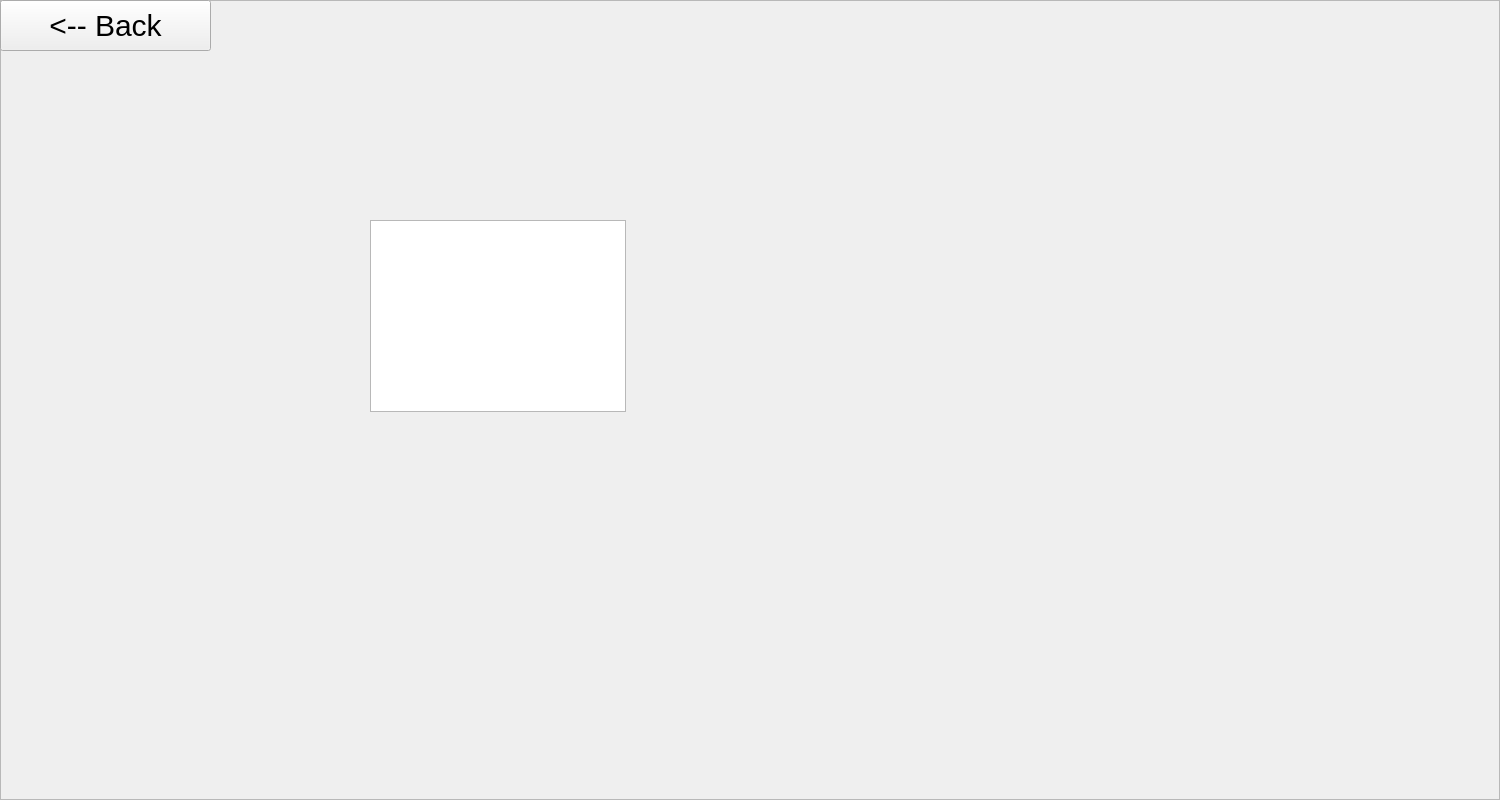
<?xml version="1.0" encoding="UTF-8"?>
<ui version="4.0">
 <class>BookStatics</class>
 <widget class="QWidget" name="BookStatics">
  <property name="geometry">
   <rect>
    <x>0</x>
    <y>0</y>
    <width>1500</width>
    <height>800</height>
   </rect>
  </property>
  <property name="windowTitle">
   <string>Book Club - Book Statics</string>
  </property>
  <property name="windowIcon">
   <iconset resource="../resources.qrc">
    <normaloff>:/resources/icon.jpg</normaloff>:/resources/icon.jpg</iconset>
  </property>
  <property name="styleSheet">
   <string notr="true">QWidget {
	background-image: url(:/resources/skyblueBack.jpg);
}</string>
  </property>
  <widget class="QFrame" name="frame">
   <property name="geometry">
    <rect>
     <x>0</x>
     <y>0</y>
     <width>1500</width>
     <height>800</height>
    </rect>
   </property>
   <property name="frameShape">
    <enum>QFrame::Shape::StyledPanel</enum>
   </property>
   <property name="frameShadow">
    <enum>QFrame::Shadow::Raised</enum>
   </property>
   <widget class="QGraphicsView" name="salesGraphicsView">
    <property name="geometry">
     <rect>
      <x>370</x>
      <y>220</y>
      <width>256</width>
      <height>192</height>
     </rect>
    </property>
   </widget>
   <widget class="QPushButton" name="backPushButton">
    <property name="geometry">
     <rect>
      <x>0</x>
      <y>0</y>
      <width>211</width>
      <height>51</height>
     </rect>
    </property>
    <property name="styleSheet">
     <string notr="true">QPushButton {
	font: 700 9pt &quot;Script MT Bold&quot;;
	font-size:30px;
	color: rgb(0, 0, 0);
}</string>
    </property>
    <property name="text">
     <string>&lt;-- Back</string>
    </property>
   </widget>
  </widget>
 </widget>
 <resources>
  <include location="../resources.qrc"/>
 </resources>
 <connections/>
</ui>
